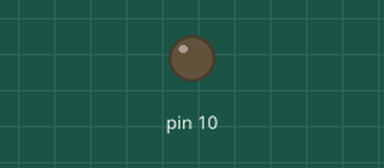
Simulated run of this sketch. Board: Arduino Uno, built with avr-gcc and run on an emulated ATmega328P. On the bench: output pins drawn as LEDs (lit = HIGH).

Above: at 0.05 s.
At 0.3 s:
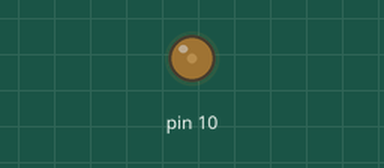
At 0.55 s:
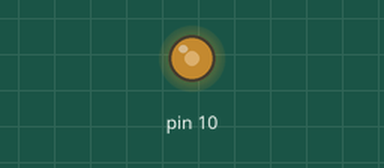
At 1.1 s:
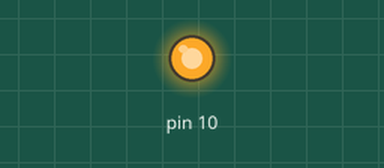
Timing chart, 0 to 3.0 s (numbered marks = the images above):
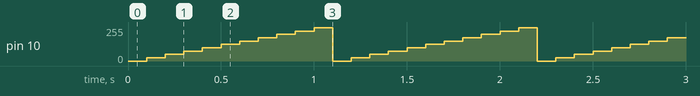

Measured:
- by itself, pin 10: repeats every 1.1 s: 50/255 0.10 s, 75/255 0.10 s, 100/255 0.10 s, 125/255 0.10 s, 150/255 0.10 s, 175/255 0.10 s, 200/255 0.10 s, 225/255 0.10 s, 250/255 0.10 s, 0/255 0.10 s, 25/255 0.10 s

The sketch:

412_7.ino
```cpp
#include <TimerOne.h>

const int LED = 10;

void setup() {
  Timer1.initialize();
  Timer1.pwm(LED, 0);

  Timer1.setPeriod(1000); //1000Hz
}

void loop() {
  for(int t_high=0;t_high<=10;t_high++) {
  Timer1.setPwmDuty(LED, t_high*100);
  delay(100);
  }
}
```
